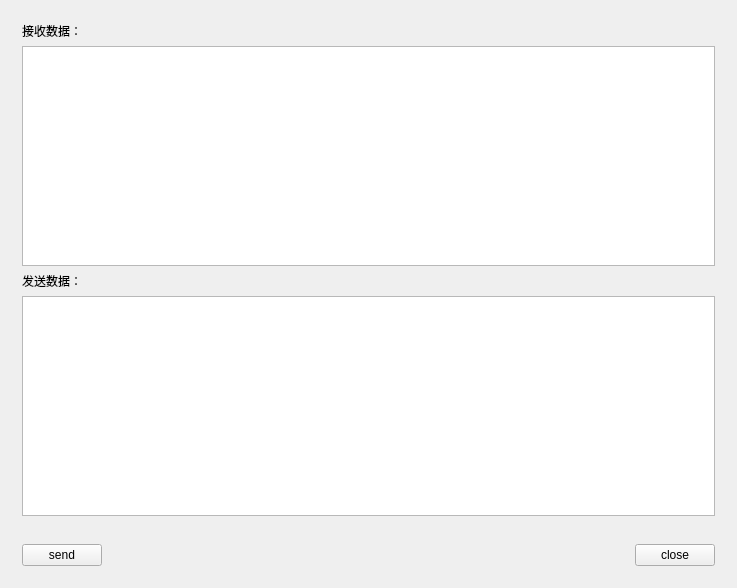
<?xml version="1.0" encoding="UTF-8"?>
<ui version="4.0">
 <class>Widget</class>
 <widget class="QWidget" name="Widget">
  <property name="geometry">
   <rect>
    <x>0</x>
    <y>0</y>
    <width>737</width>
    <height>588</height>
   </rect>
  </property>
  <property name="windowTitle">
   <string>Widget</string>
  </property>
  <layout class="QVBoxLayout" name="verticalLayout_2">
   <item>
    <widget class="QWidget" name="widget" native="true">
     <layout class="QVBoxLayout" name="verticalLayout">
      <item>
       <widget class="QLabel" name="label">
        <property name="text">
         <string>接收数据：</string>
        </property>
       </widget>
      </item>
      <item>
       <widget class="QTextEdit" name="textShow">
        <property name="readOnly">
         <bool>true</bool>
        </property>
       </widget>
      </item>
      <item>
       <widget class="QLabel" name="label_2">
        <property name="text">
         <string>发送数据：</string>
        </property>
       </widget>
      </item>
      <item>
       <widget class="QTextEdit" name="textEdit"/>
      </item>
     </layout>
    </widget>
   </item>
   <item>
    <widget class="QWidget" name="widget_2" native="true">
     <layout class="QHBoxLayout" name="horizontalLayout">
      <item>
       <widget class="QPushButton" name="sendBtn">
        <property name="text">
         <string>send</string>
        </property>
       </widget>
      </item>
      <item>
       <spacer name="horizontalSpacer">
        <property name="orientation">
         <enum>Qt::Horizontal</enum>
        </property>
        <property name="sizeHint" stdset="0">
         <size>
          <width>40</width>
          <height>20</height>
         </size>
        </property>
       </spacer>
      </item>
      <item>
       <widget class="QPushButton" name="closeBtn">
        <property name="text">
         <string>close</string>
        </property>
       </widget>
      </item>
     </layout>
    </widget>
   </item>
  </layout>
 </widget>
 <layoutdefault spacing="6" margin="11"/>
 <resources/>
 <connections/>
</ui>
